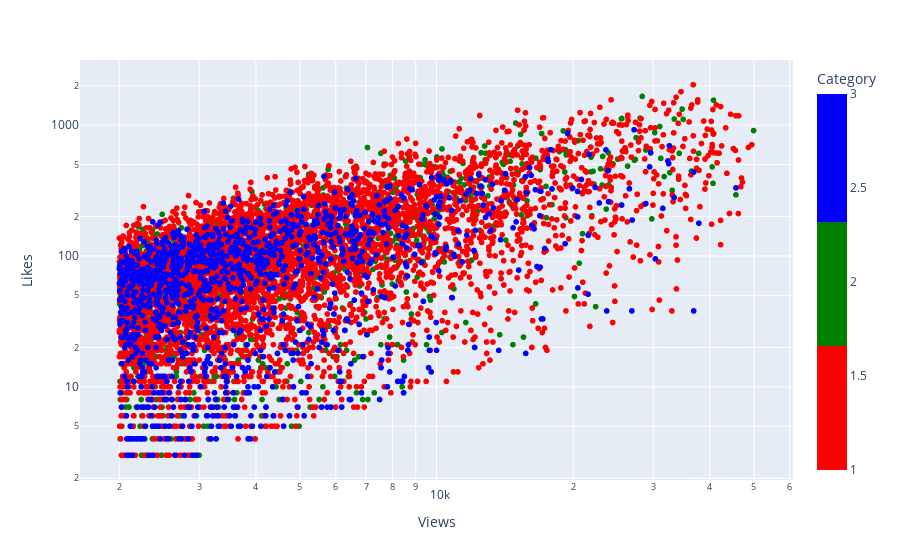

The notebook cell saved with this chart:
### Code cell
px.scatter(globalDf[(globalDf.Views >= 2000) & (globalDf.Views <= 50000) & (globalDf.LikeViewRateo >= 0.001)],
    x="Views",
    y="Likes",
    color="Category",   
    log_x=True, log_y=True,
    color_continuous_scale=[
        (0.00, "red"),(0.33, "red"),
        (0.33, "green"),(0.66, "green"),
        (0.66, "blue"),(1.00, "blue")
    ]
)

### Figure 1 — Plotly figure (JSON) as saved in the notebook; plotly's stock layout.template omitted (floating-point values rounded to 4 significant figures; data arrays with more than 128 entries replaced by an {"elided": "..."} marker saying what was removed)
{"data": [{"hoverlabel": {"namelength": 0}, "hovertemplate": "Views=%{x}<br>Likes=%{y}<br>Category=%{marker.color}", "legendgroup": "", "marker": {"color": {"elided": "7714 int values"}, "coloraxis": "coloraxis", "symbol": "circle"}, "mode": "markers", "name": "", "showlegend": false, "type": "scattergl", "x": {"elided": "7714 int values"}, "xaxis": "x", "y": {"elided": "7714 int values"}, "yaxis": "y"}], "layout": {"coloraxis": {"colorbar": {"title": {"text": "Category"}}, "colorscale": [[0, "red"], [0.33, "red"], [0.33, "green"], [0.66, "green"], [0.66, "blue"], [1, "blue"]]}, "legend": {"tracegroupgap": 0}, "margin": {"t": 60}, "xaxis": {"anchor": "y", "domain": [0, 1], "title": {"text": "Views"}, "type": "log"}, "yaxis": {"anchor": "x", "domain": [0, 1], "title": {"text": "Likes"}, "type": "log"}}}
